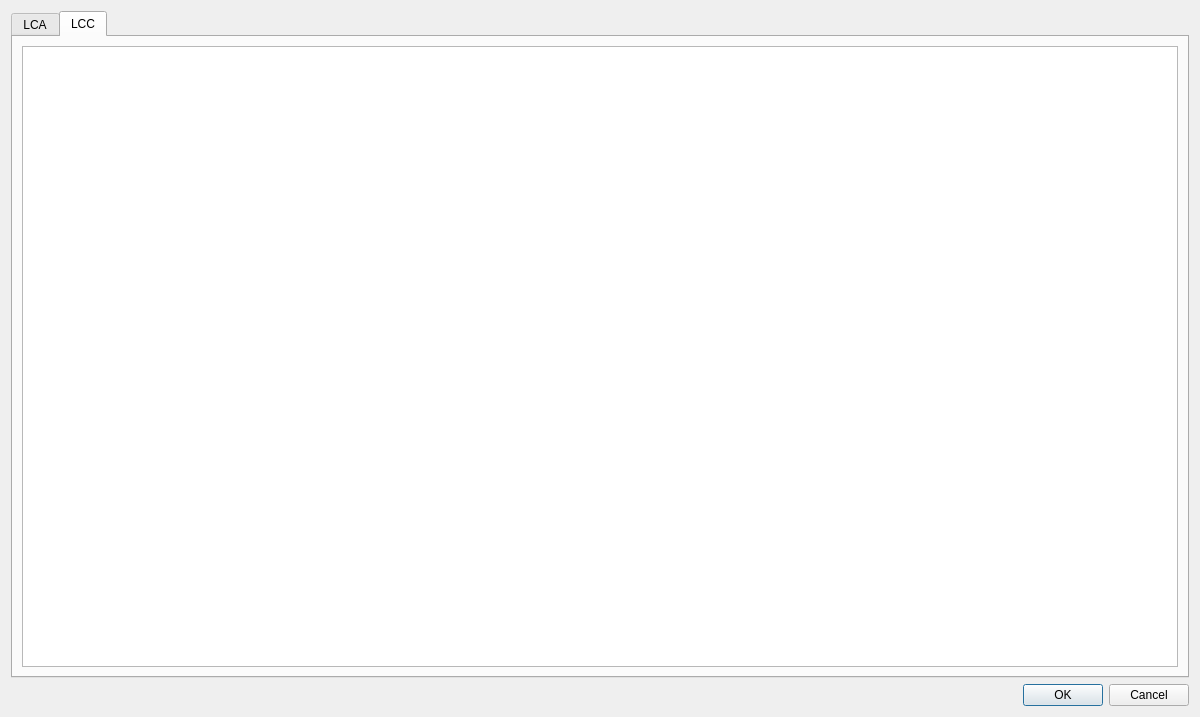
<?xml version="1.0" encoding="UTF-8"?>
<ui version="4.0">
 <class>SVSimulationLCAResultsDialog</class>
 <widget class="QDialog" name="SVSimulationLCAResultsDialog">
  <property name="geometry">
   <rect>
    <x>0</x>
    <y>0</y>
    <width>1200</width>
    <height>717</height>
   </rect>
  </property>
  <property name="windowTitle">
   <string>LCA/LCC Results</string>
  </property>
  <layout class="QGridLayout" name="gridLayout">
   <item row="1" column="0">
    <widget class="QDialogButtonBox" name="buttonBox">
     <property name="orientation">
      <enum>Qt::Horizontal</enum>
     </property>
     <property name="standardButtons">
      <set>QDialogButtonBox::Cancel|QDialogButtonBox::Ok</set>
     </property>
    </widget>
   </item>
   <item row="0" column="0">
    <widget class="QTabWidget" name="tabWidget">
     <property name="tabPosition">
      <enum>QTabWidget::North</enum>
     </property>
     <property name="currentIndex">
      <number>1</number>
     </property>
     <widget class="QWidget" name="LCA">
      <attribute name="title">
       <string>LCA</string>
      </attribute>
      <layout class="QGridLayout" name="gridLayout_2">
       <item row="0" column="0">
        <widget class="QTreeWidget" name="treeWidgetLcaResults">
         <column>
          <property name="text">
           <string notr="true">1</string>
          </property>
         </column>
        </widget>
       </item>
      </layout>
     </widget>
     <widget class="QWidget" name="LCC">
      <attribute name="title">
       <string>LCC</string>
      </attribute>
      <layout class="QGridLayout" name="gridLayout_3">
       <item row="0" column="0">
        <widget class="QTableWidget" name="tableWidgetLccResults"/>
       </item>
      </layout>
     </widget>
    </widget>
   </item>
  </layout>
 </widget>
 <resources/>
 <connections>
  <connection>
   <sender>buttonBox</sender>
   <signal>accepted()</signal>
   <receiver>SVSimulationLCAResultsDialog</receiver>
   <slot>accept()</slot>
   <hints>
    <hint type="sourcelabel">
     <x>248</x>
     <y>254</y>
    </hint>
    <hint type="destinationlabel">
     <x>157</x>
     <y>274</y>
    </hint>
   </hints>
  </connection>
  <connection>
   <sender>buttonBox</sender>
   <signal>rejected()</signal>
   <receiver>SVSimulationLCAResultsDialog</receiver>
   <slot>reject()</slot>
   <hints>
    <hint type="sourcelabel">
     <x>316</x>
     <y>260</y>
    </hint>
    <hint type="destinationlabel">
     <x>286</x>
     <y>274</y>
    </hint>
   </hints>
  </connection>
 </connections>
</ui>
